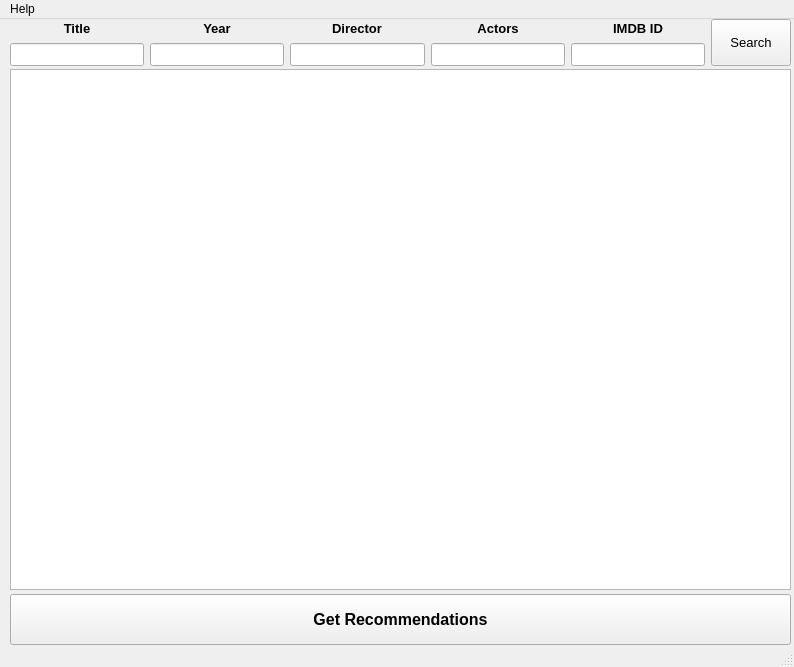
<?xml version="1.0" encoding="UTF-8"?>
<ui version="4.0">
 <class>MainWindow</class>
 <widget class="QMainWindow" name="MainWindow">
  <property name="geometry">
   <rect>
    <x>0</x>
    <y>0</y>
    <width>794</width>
    <height>667</height>
   </rect>
  </property>
  <property name="windowTitle">
   <string>MainWindow</string>
  </property>
  <widget class="QWidget" name="centralwidget">
   <widget class="QWidget" name="gridLayoutWidget">
    <property name="geometry">
     <rect>
      <x>10</x>
      <y>0</y>
      <width>781</width>
      <height>47</height>
     </rect>
    </property>
    <layout class="QGridLayout" name="gridLayout">
     <property name="sizeConstraint">
      <enum>QLayout::SetMaximumSize</enum>
     </property>
     <item row="0" column="2" alignment="Qt::AlignHCenter">
      <widget class="QLabel" name="label_3">
       <property name="font">
        <font>
         <family>Arial</family>
         <pointsize>10</pointsize>
         <weight>75</weight>
         <bold>true</bold>
        </font>
       </property>
       <property name="text">
        <string>Director</string>
       </property>
       <property name="alignment">
        <set>Qt::AlignCenter</set>
       </property>
      </widget>
     </item>
     <item row="1" column="2">
      <widget class="QLineEdit" name="director_lineEdit">
       <property name="font">
        <font>
         <family>Arial</family>
         <pointsize>10</pointsize>
        </font>
       </property>
       <property name="alignment">
        <set>Qt::AlignCenter</set>
       </property>
      </widget>
     </item>
     <item row="1" column="3">
      <widget class="QLineEdit" name="actors_lineEdit">
       <property name="font">
        <font>
         <family>Arial</family>
         <pointsize>10</pointsize>
        </font>
       </property>
       <property name="alignment">
        <set>Qt::AlignCenter</set>
       </property>
      </widget>
     </item>
     <item row="1" column="0">
      <widget class="QLineEdit" name="title_lineEdit">
       <property name="font">
        <font>
         <family>Arial</family>
         <pointsize>10</pointsize>
        </font>
       </property>
       <property name="alignment">
        <set>Qt::AlignCenter</set>
       </property>
      </widget>
     </item>
     <item row="0" column="3">
      <widget class="QLabel" name="label_4">
       <property name="font">
        <font>
         <family>Arial</family>
         <pointsize>10</pointsize>
         <weight>75</weight>
         <bold>true</bold>
        </font>
       </property>
       <property name="text">
        <string>Actors</string>
       </property>
       <property name="alignment">
        <set>Qt::AlignCenter</set>
       </property>
      </widget>
     </item>
     <item row="0" column="1">
      <widget class="QLabel" name="label_2">
       <property name="sizePolicy">
        <sizepolicy hsizetype="Preferred" vsizetype="Preferred">
         <horstretch>0</horstretch>
         <verstretch>0</verstretch>
        </sizepolicy>
       </property>
       <property name="font">
        <font>
         <family>Arial</family>
         <pointsize>10</pointsize>
         <weight>75</weight>
         <bold>true</bold>
        </font>
       </property>
       <property name="text">
        <string>Year</string>
       </property>
       <property name="alignment">
        <set>Qt::AlignCenter</set>
       </property>
      </widget>
     </item>
     <item row="0" column="5" rowspan="2">
      <widget class="QPushButton" name="pushButton">
       <property name="sizePolicy">
        <sizepolicy hsizetype="Minimum" vsizetype="Expanding">
         <horstretch>0</horstretch>
         <verstretch>0</verstretch>
        </sizepolicy>
       </property>
       <property name="font">
        <font>
         <family>Arial</family>
         <pointsize>10</pointsize>
        </font>
       </property>
       <property name="text">
        <string>Search</string>
       </property>
      </widget>
     </item>
     <item row="0" column="0">
      <widget class="QLabel" name="label">
       <property name="font">
        <font>
         <family>Arial</family>
         <pointsize>10</pointsize>
         <weight>75</weight>
         <bold>true</bold>
        </font>
       </property>
       <property name="text">
        <string>Title</string>
       </property>
       <property name="textFormat">
        <enum>Qt::PlainText</enum>
       </property>
       <property name="alignment">
        <set>Qt::AlignCenter</set>
       </property>
      </widget>
     </item>
     <item row="1" column="1">
      <widget class="QLineEdit" name="year_lineEdit">
       <property name="font">
        <font>
         <family>Arial</family>
         <pointsize>10</pointsize>
        </font>
       </property>
       <property name="alignment">
        <set>Qt::AlignCenter</set>
       </property>
      </widget>
     </item>
     <item row="0" column="4">
      <widget class="QLabel" name="label_5">
       <property name="font">
        <font>
         <family>Arial</family>
         <pointsize>10</pointsize>
         <weight>75</weight>
         <bold>true</bold>
        </font>
       </property>
       <property name="text">
        <string>IMDB ID</string>
       </property>
       <property name="textFormat">
        <enum>Qt::PlainText</enum>
       </property>
       <property name="alignment">
        <set>Qt::AlignCenter</set>
       </property>
      </widget>
     </item>
     <item row="1" column="4">
      <widget class="QLineEdit" name="imdbID_lineEdit">
       <property name="font">
        <font>
         <family>Arial</family>
         <pointsize>10</pointsize>
        </font>
       </property>
       <property name="alignment">
        <set>Qt::AlignCenter</set>
       </property>
      </widget>
     </item>
    </layout>
   </widget>
   <widget class="QTableWidget" name="databaseDisplayTable">
    <property name="geometry">
     <rect>
      <x>10</x>
      <y>50</y>
      <width>781</width>
      <height>521</height>
     </rect>
    </property>
    <property name="font">
     <font>
      <family>Arial</family>
      <pointsize>10</pointsize>
     </font>
    </property>
   </widget>
   <widget class="QPushButton" name="getRecommendationsBtn">
    <property name="geometry">
     <rect>
      <x>10</x>
      <y>575</y>
      <width>781</width>
      <height>51</height>
     </rect>
    </property>
    <property name="font">
     <font>
      <family>Arial</family>
      <pointsize>12</pointsize>
      <weight>75</weight>
      <bold>true</bold>
     </font>
    </property>
    <property name="text">
     <string>Get Recommendations</string>
    </property>
   </widget>
  </widget>
  <widget class="QStatusBar" name="statusbar"/>
  <widget class="QMenuBar" name="menubar">
   <property name="geometry">
    <rect>
     <x>0</x>
     <y>0</y>
     <width>794</width>
     <height>21</height>
    </rect>
   </property>
   <widget class="QMenu" name="menuHelp">
    <property name="title">
     <string>Help</string>
    </property>
    <addaction name="separator"/>
   </widget>
   <addaction name="menuHelp"/>
  </widget>
 </widget>
 <resources/>
 <connections/>
</ui>
